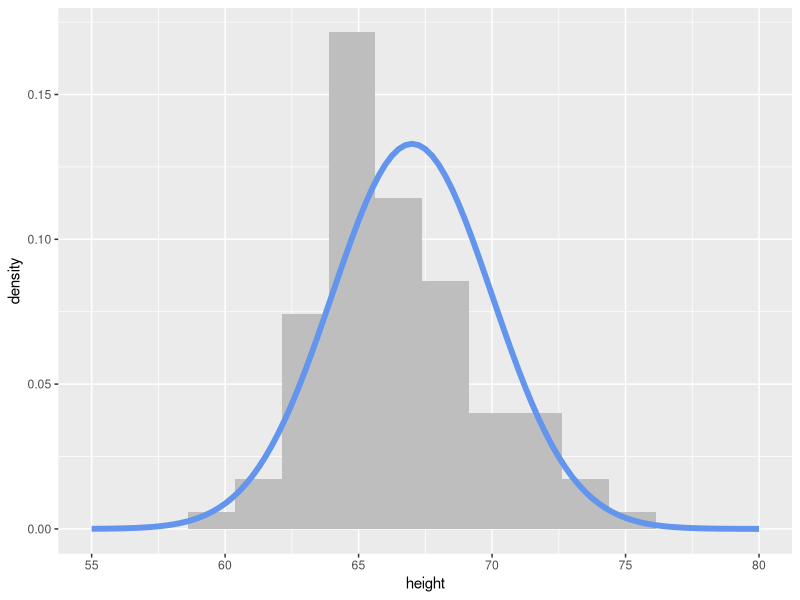
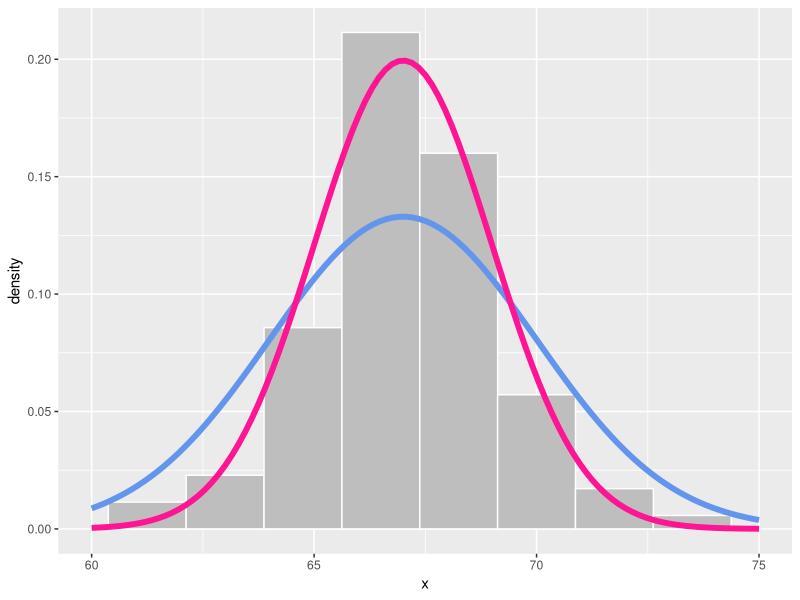

Here is the R script that generated these plots, in order:
## ---- chunk 1
knitr::opts_chunk$set(echo = TRUE)

library(tidyverse)
## ---- chunk 2
rnorm(1, mean = 0, sd = 1)
## ---- chunk 3
rnorm(1, mean = 0, sd = 1)
## ---- chunk 4
head(.Random.seed)
## ---- chunk 5
set.seed(1234)
rnorm(1, mean = 0, sd = 1)
## ---- chunk 6
set.seed(1234)
rnorm(1, mean = 0, sd = 1)
## ---- chunk 7
set.seed(1234)
rnorm(1, mean = 0, sd = 1)

## Calling rnorm() again without a seed "resets" the seed! 
rnorm(1, mean = 0, sd = 1)
## ---- chunk 8
my_samples <- tibble(height = rnorm(n = 100, 
                                    mean = 67, 
                                    sd = 3))

my_samples %>%
  ggplot(aes(x = height)) +
  geom_histogram(aes(y = ..density..), 
                 binwidth = 1.75, fill = "grey") +
  stat_function(fun = ~ dnorm(., mean = 67, sd = 3), 
                col = "cornflowerblue", lwd = 2) + 
  xlim(c(55, 80))
## ---- chunk 9
my_samples <- tibble(x = rnorm(100, 
                                   mean = 67, 
                                   sd = 2))

my_samples %>%
  ggplot(aes(x = x)) +
  geom_histogram(aes(y = ..density..), 
                 binwidth = 1.75, fill = "grey", col = "white") +
  stat_function(fun = ~ dnorm(., mean = 67, sd = 3), 
                col = "cornflowerblue", lwd = 2, 
                xlim = c(60, 75)) +
  stat_function(fun = ~ dnorm(., mean = 67, sd = 2), 
                col = "deeppink", lwd = 2, 
                xlim = c(60, 75))
